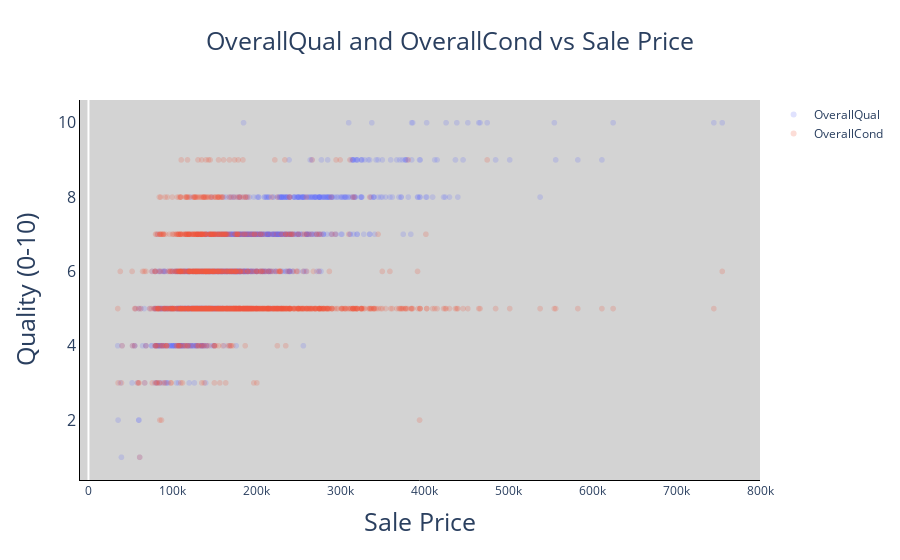
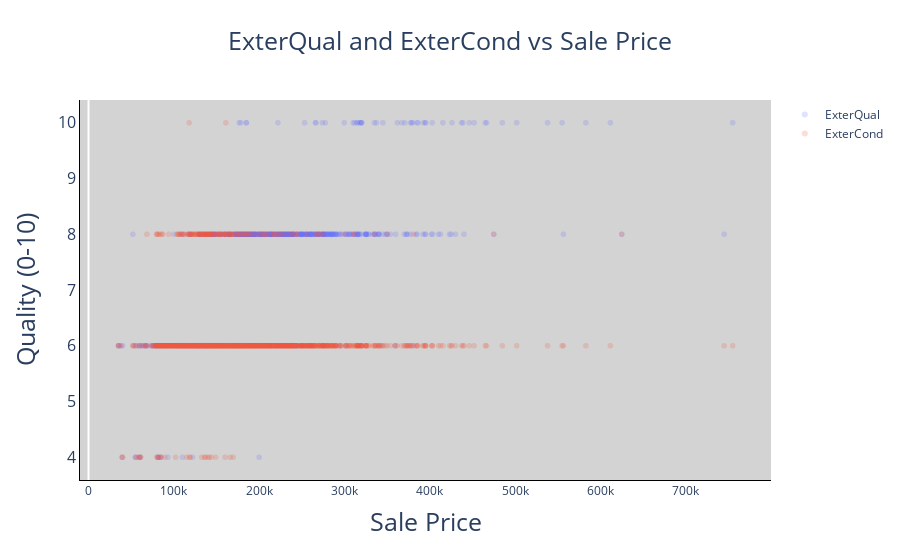
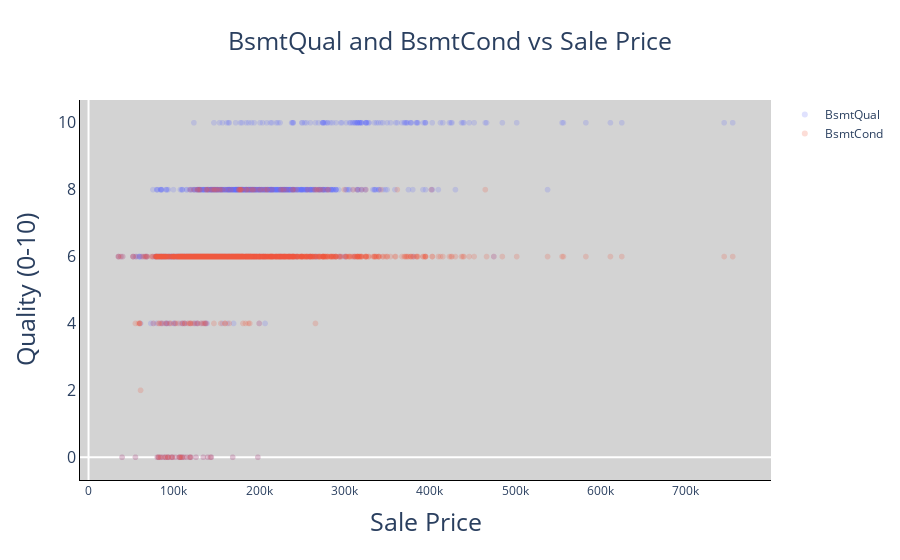
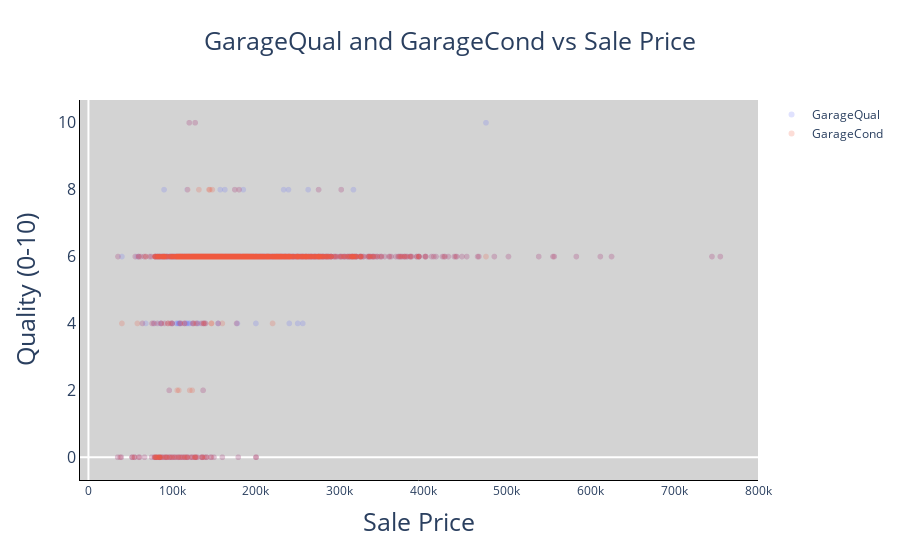

Here is the notebook cell these charts were saved with, in order:
### Code cell
looplist = [['OverallQual','OverallCond'], ['ExterQual', 'ExterCond'], ['BsmtQual', 'BsmtCond'], ['GarageQual', 'GarageCond']]
for i in looplist:
    i.append('SalePrice')
    dfG = df[i]
    dfG = pd.melt(dfG, id_vars = 'SalePrice')
    fig = px.scatter(dfG, x = 'SalePrice', y = 'value', color = 'variable', title = '{} and {} vs Sale Price'.format(i[0], i[1]), opacity = .2,
                    labels = {
                        'variable': ''
                    }
                    )
    
    fig.update_layout(
    yaxis_title = 'Quality (0-10)',
    xaxis_title = 'Sale Price',
    title_x=0.5,
    plot_bgcolor = 'lightgray',
    title_font = dict(size = 25),
    yaxis = dict(
        tickfont = dict(size=16),
        titlefont = dict(size = 25),
        showgrid = False,
        showline = True,
        linecolor = 'black'
    ),
    xaxis = dict(
        tickfont = dict(size=12),
        titlefont = dict(size =25),
        showgrid = False,
        showline = True,
        linecolor = 'black'
        
    )
    
)
    fig.write_image('C:/Users/jmeis/NYC_DSA/HousingPrices/Images/{}{}SP.png'.format(i[0], i[1]))
    fig.show()

### Figure 1 — Plotly figure (JSON) as saved in the notebook; plotly's stock layout.template omitted (floating-point values rounded to 4 significant figures; data arrays with more than 128 entries replaced by an {"elided": "..."} marker saying what was removed)
{"data": [{"hovertemplate": "=OverallQual<br>SalePrice=%{x}<br>value=%{y}<extra></extra>", "legendgroup": "OverallQual", "marker": {"color": "#636efa", "opacity": 0.2, "symbol": "circle"}, "mode": "markers", "name": "OverallQual", "showlegend": true, "type": "scattergl", "x": {"elided": "1442 int values"}, "xaxis": "x", "y": {"elided": "1442 int values"}, "yaxis": "y"}, {"hovertemplate": "=OverallCond<br>SalePrice=%{x}<br>value=%{y}<extra></extra>", "legendgroup": "OverallCond", "marker": {"color": "#EF553B", "opacity": 0.2, "symbol": "circle"}, "mode": "markers", "name": "OverallCond", "showlegend": true, "type": "scattergl", "x": {"elided": "1442 int values"}, "xaxis": "x", "y": {"elided": "1442 int values"}, "yaxis": "y"}], "layout": {"legend": {"title": {"text": ""}, "tracegroupgap": 0}, "plot_bgcolor": "lightgray", "title": {"font": {"size": 25}, "text": "OverallQual and OverallCond vs Sale Price", "x": 0.5}, "xaxis": {"anchor": "y", "domain": [0, 1], "linecolor": "black", "showgrid": false, "showline": true, "tickfont": {"size": 12}, "title": {"font": {"size": 25}, "text": "Sale Price"}}, "yaxis": {"anchor": "x", "domain": [0, 1], "linecolor": "black", "showgrid": false, "showline": true, "tickfont": {"size": 16}, "title": {"font": {"size": 25}, "text": "Quality (0-10)"}}}}

### Figure 2 — Plotly figure (JSON) as saved in the notebook; plotly's stock layout.template omitted (floating-point values rounded to 4 significant figures; data arrays with more than 128 entries replaced by an {"elided": "..."} marker saying what was removed)
{"data": [{"hovertemplate": "=ExterQual<br>SalePrice=%{x}<br>value=%{y}<extra></extra>", "legendgroup": "ExterQual", "marker": {"color": "#636efa", "opacity": 0.2, "symbol": "circle"}, "mode": "markers", "name": "ExterQual", "showlegend": true, "type": "scattergl", "x": {"elided": "1442 int values"}, "xaxis": "x", "y": {"elided": "1442 int values"}, "yaxis": "y"}, {"hovertemplate": "=ExterCond<br>SalePrice=%{x}<br>value=%{y}<extra></extra>", "legendgroup": "ExterCond", "marker": {"color": "#EF553B", "opacity": 0.2, "symbol": "circle"}, "mode": "markers", "name": "ExterCond", "showlegend": true, "type": "scattergl", "x": {"elided": "1442 int values"}, "xaxis": "x", "y": {"elided": "1442 int values"}, "yaxis": "y"}], "layout": {"legend": {"title": {"text": ""}, "tracegroupgap": 0}, "plot_bgcolor": "lightgray", "title": {"font": {"size": 25}, "text": "ExterQual and ExterCond vs Sale Price", "x": 0.5}, "xaxis": {"anchor": "y", "domain": [0, 1], "linecolor": "black", "showgrid": false, "showline": true, "tickfont": {"size": 12}, "title": {"font": {"size": 25}, "text": "Sale Price"}}, "yaxis": {"anchor": "x", "domain": [0, 1], "linecolor": "black", "showgrid": false, "showline": true, "tickfont": {"size": 16}, "title": {"font": {"size": 25}, "text": "Quality (0-10)"}}}}

### Figure 3 — Plotly figure (JSON) as saved in the notebook; plotly's stock layout.template omitted (floating-point values rounded to 4 significant figures; data arrays with more than 128 entries replaced by an {"elided": "..."} marker saying what was removed)
{"data": [{"hovertemplate": "=BsmtQual<br>SalePrice=%{x}<br>value=%{y}<extra></extra>", "legendgroup": "BsmtQual", "marker": {"color": "#636efa", "opacity": 0.2, "symbol": "circle"}, "mode": "markers", "name": "BsmtQual", "showlegend": true, "type": "scattergl", "x": {"elided": "1442 int values"}, "xaxis": "x", "y": {"elided": "1442 int values"}, "yaxis": "y"}, {"hovertemplate": "=BsmtCond<br>SalePrice=%{x}<br>value=%{y}<extra></extra>", "legendgroup": "BsmtCond", "marker": {"color": "#EF553B", "opacity": 0.2, "symbol": "circle"}, "mode": "markers", "name": "BsmtCond", "showlegend": true, "type": "scattergl", "x": {"elided": "1442 int values"}, "xaxis": "x", "y": {"elided": "1442 int values"}, "yaxis": "y"}], "layout": {"legend": {"title": {"text": ""}, "tracegroupgap": 0}, "plot_bgcolor": "lightgray", "title": {"font": {"size": 25}, "text": "BsmtQual and BsmtCond vs Sale Price", "x": 0.5}, "xaxis": {"anchor": "y", "domain": [0, 1], "linecolor": "black", "showgrid": false, "showline": true, "tickfont": {"size": 12}, "title": {"font": {"size": 25}, "text": "Sale Price"}}, "yaxis": {"anchor": "x", "domain": [0, 1], "linecolor": "black", "showgrid": false, "showline": true, "tickfont": {"size": 16}, "title": {"font": {"size": 25}, "text": "Quality (0-10)"}}}}

### Figure 4 — Plotly figure (JSON) as saved in the notebook; plotly's stock layout.template omitted (floating-point values rounded to 4 significant figures; data arrays with more than 128 entries replaced by an {"elided": "..."} marker saying what was removed)
{"data": [{"hovertemplate": "=GarageQual<br>SalePrice=%{x}<br>value=%{y}<extra></extra>", "legendgroup": "GarageQual", "marker": {"color": "#636efa", "opacity": 0.2, "symbol": "circle"}, "mode": "markers", "name": "GarageQual", "showlegend": true, "type": "scattergl", "x": {"elided": "1442 int values"}, "xaxis": "x", "y": {"elided": "1442 int values"}, "yaxis": "y"}, {"hovertemplate": "=GarageCond<br>SalePrice=%{x}<br>value=%{y}<extra></extra>", "legendgroup": "GarageCond", "marker": {"color": "#EF553B", "opacity": 0.2, "symbol": "circle"}, "mode": "markers", "name": "GarageCond", "showlegend": true, "type": "scattergl", "x": {"elided": "1442 int values"}, "xaxis": "x", "y": {"elided": "1442 int values"}, "yaxis": "y"}], "layout": {"legend": {"title": {"text": ""}, "tracegroupgap": 0}, "plot_bgcolor": "lightgray", "title": {"font": {"size": 25}, "text": "GarageQual and GarageCond vs Sale Price", "x": 0.5}, "xaxis": {"anchor": "y", "domain": [0, 1], "linecolor": "black", "showgrid": false, "showline": true, "tickfont": {"size": 12}, "title": {"font": {"size": 25}, "text": "Sale Price"}}, "yaxis": {"anchor": "x", "domain": [0, 1], "linecolor": "black", "showgrid": false, "showline": true, "tickfont": {"size": 16}, "title": {"font": {"size": 25}, "text": "Quality (0-10)"}}}}
